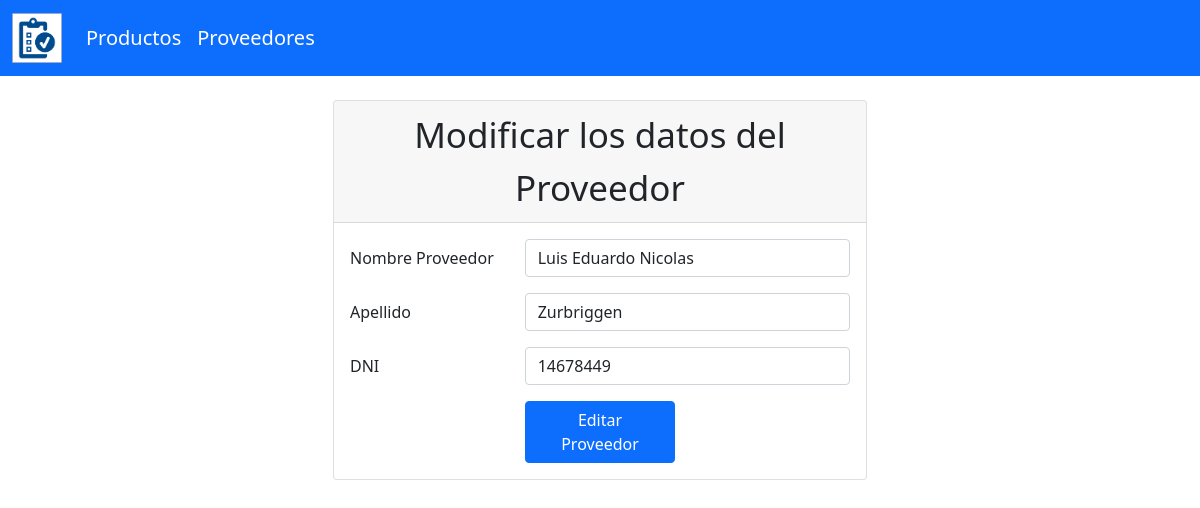
Screenshot of /modificarProveedor/7/ with the database file from the repository.
### compra/models.py (models this page shows, shortened)
class Proveedor(models.Model):
    nombre = models.CharField(max_length=100)
    apellido = models.CharField(max_length=100)
    dni = models.IntegerField()
    class Meta:
        ordering = ('pk',)

### compra/views.py (the view)
# urls.py: path('modificarProveedor/<int:pk>/', views.modificar_proveedor, name = 'modificar_proveedor'),
def modificar_proveedor(request, pk):
    proveedor = get_object_or_404(Proveedor, pk=pk)
    if request.method == 'POST':
        proveedor.nombre = request.POST.get('nombre')
        proveedor.apellido = request.POST.get('apellido')
        proveedor.dni = request.POST.get('dni')
        proveedor.save()
        return redirect('proveedores_list')
    return render(request, 'editar_proveedor.html', {'proveedor': proveedor})

### compra/templates/editar_proveedor.html (shortened to what this page needs)
{% extends "./plantilla.html" %}
{% block body %}
<div class="container mt-4">
    <div class="row justify-content-center">
        <div class="col-6">
            <div class="card">
                <div class="card-header">
                    Modificar los datos del Proveedor
                </div>
                <div class="card-body">
                    <form action="/modificarProveedor/{{proveedor.pk}}/" method="POST">
                        <div class="mb-3 row">
                            <label for="nombre" class="col-sm-4 col-form-label">Nombre Proveedor</label>
                            <div class="col-sm-8">
                                <input type="text" class="form-control" value="{{proveedor.nombre}}" id="nombre" name="nombre" placeholder="Ingrese el nombre del proveedor">
                            </div>
                        </div>
                        <div class="mb-3 row">
                            <label for="apellido" class="col-sm-4 col-form-label">Apellido</label>
                            <div class="col-sm-8">
                                <input type="text" class="form-control" value="{{proveedor.apellido}}" id="apellido" name="apellido" placeholder="Ingrese el apellido del proveedor">
                            </div>
                        </div>
                        <div class="mb-3 row">
                            <label for="dni" class="col-sm-4 col-form-label">DNI</label>
                            <div class="col-sm-8">
                                <input type="number" class="form-control" value="{{proveedor.dni}}" id="dni" name="dni" placeholder="Ingrese el DNI del proveedor">
                            </div>
                        </div>
                        <div class="row justify-content-center">
                            <div class="col-sm-4">
                                <button type="submit" class="btn btn-primary">Editar Proveedor</button>
                            </div>
                        </div>
                    </form>
                </div>
            </div>
        </div>
    </div>
  </div>
{% endblock %}

### compra/static/css/plantilla.css (style rules this page uses)
* { margin: 0; padding: 0; border: 0; }
.card-header { text-align: center; font-size: 35px; }

### rows the page displays
Proveedor: nombre "Luis Eduardo Nicolas", apellido "Zurbriggen", dni "14678449"
